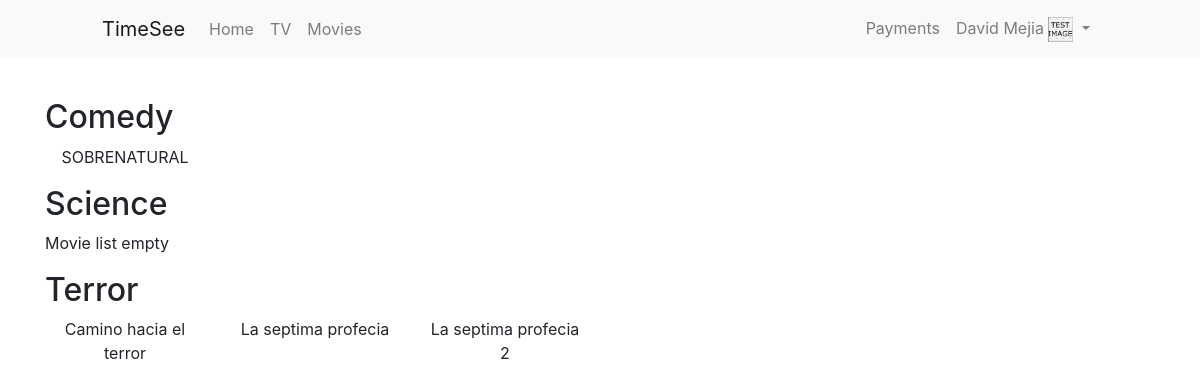
Page /movies/movies (signed in) on the committed database.
### accounts/models.py (models this page shows, shortened)
class Profile(models.Model):
	user = models.OneToOneField(settings.AUTH_USER_MODEL, on_delete=models.CASCADE)
	photo = models.ImageField(upload_to="users/%Y/%m/%d", blank=True,  default="/userDefault.png")
	phone = models.CharField(max_length=13, blank=True, null=True)
	locked = models.BooleanField(default=False)
	is_internet_client = models.BooleanField(default=False)
	monthly_payment = models.DecimalField(decimal_places=2, max_digits=5, default=100)

### movies/models.py (models this page shows, shortened)
class Category(models.Model):
	name = models.CharField(max_length=30)
	class Meta:
		ordering = ['name']
		verbose_name_plural = "categories"

class Movie(models.Model):
	category = models.ForeignKey(Category, related_name="category", on_delete=models.CASCADE)
	name = models.CharField(max_length=30)
	link = models.TextField()
	image = models.TextField()
	synopsis = models.TextField()
	year = models.IntegerField()
	duration = models.DurationField()
	slug = models.SlugField(max_length=200, unique=True)
	class Meta:
		ordering = ['name']

### movies/views.py (the view)
# urls.py: url('movies', views.MoviesListView.as_view(), name="MoviesList"),
class MoviesListView(View):
	@method_decorator(login_required)
	def get(self, request):
		template_name = 'movies/MoviesList.html'
		categories = Category.objects.all()
		ListOfMoviesByCategory = []
		for category in categories:
			ListOfMoviesByCategory.append({'category': category.name, 'movies': Movie.objects.filter(category=category)})
		context = {
			'ListOfMoviesByCategory': ListOfMoviesByCategory,
		}
		return render(request, template_name, context)

### movies/templates/movies/MoviesList.html (shortened to what this page needs)
{%extends 'base.html'%}
{%block content%}
	<div class="row">
		<div class="col-12">
		{%for MoviesByCategory in ListOfMoviesByCategory%}
			<h2>{{MoviesByCategory.category}}</h2>
			<div class="row">
			{%for movie in MoviesByCategory.movies%}
				<div class="col-4 col-sm-3 col-md-2">
					<p class="text-center">{{movie.name}}</p>
				</div>
			{%empty%}
				<div class="col-12">
					<p>Movie list empty</p>
				</div>
			{%endfor%}
			</div>
		{%endfor%}
		</div>
	</div>
{%endblock content%}

### templates/base.html (shortened to what this page needs)
{% load static%}
<!DOCTYPE html>
<html lang="en"l>
	<head>
		<link rel="stylesheet" type="text/css" href="{%static '/css/styles.css'%}">
    <link rel="stylesheet" type="text/css" href="{%static '/js/test.js'%}">
<link rel="stylesheet" href="https://maxcdn.bootstrapcdn.com/bootstrap/4.0.0/css/bootstrap.min.css">
	</head>
	<body>
<nav class="navbar navbar-expand-lg navbar-light bg-light">
  <a class="navbar-brand" href="{%if request.user.is_authenticated == False%}{%url 'main:Main'%}{%endif%}">TimeSee</a>
  {%if request.user.is_authenticated%}
  <div class="collapse navbar-collapse" id="navbarTogglerDemo02">
    <ul class="navbar-nav mr-auto mt-2 mt-lg-0">
      <li class="nav-item">
        <a class="nav-link" href="{%url 'accounts:Home'%}">Home <span class="sr-only">(current)</span></a>
      </li>
      <li class="nav-item">
        <a class="nav-link {%if request.user.profile.locked == True%}btn disabled {%endif%}" href="{%url 'TV:ChannelsList'%}">TV</a>
      </li>
      <li class="nav-item">
        <a class="nav-link {%if request.user.profile.locked == True%}btn disabled {%endif%}" href="{%url 'Movies:MoviesList'%}">Movies</a>
      </li>
    </ul>
    <ul class="navbar-nav ml-auto">
      <li class="nav-item">
        <a class="nav-link" href="{%url 'payments:PaymentsList'%}">Payments</a>
      </li>
      <li class="nav-item dropdown">
        <a class="nav-link dropdown-toggle" href="#" id="navbarDropdownMenuLink" data-toggle="dropdown" aria-haspopup="true" aria-expanded="false">
          {{request.user.first_name}} {{request.user.last_name}}
          <img src="{{request.user.profile.photo.url}}" class="myphoto">
        </a>
      </li>
    </ul>
  </div>
  {%endif%}
</nav>
		<section class="container content">
			{%block content%}
			{%endblock content%}
		</section>
	</body>
</html>

### static/css/styles.css (style rules this page uses)
.content, .sub-title { padding-top: 40px; }
.myphoto { height: 25px; width: 25px; }
@media screen and (min-width: 992px) { .navbar-brand { padding-left: 86px; } }
@media screen and (min-width: 992px) { .ml-auto { padding-right: 86px; } }

### rows in the picture
Category: category "Comedy"
Movie: name "SOBRENATURAL"
Category: category "Science"
Category: category "Terror"
Movie: name "Camino hacia el terror"
Movie: name "La septima profecia"
Movie: name "La septima profecia 2"

### other values in the picture
{{ request.user.first_name }} "David"
{{ request.user.last_name }} "Mejia"
